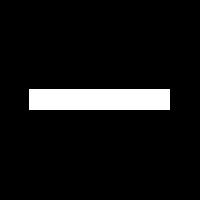
%> input picture fourier_transform/results/images/hor_rect.jpg, 200 x 200 px
$ octave script_rotate.m   (GNU Octave 9; MATLAB toolbox functions it lacks are replaced by stand-ins)
%> lines starting %> are read from the running program, lines starting %| are printed output that depends on the picture
IRect = imread('./results/images/hor_rect.jpg');
%> IRect is the input picture: size 200x200 uint8; min 0, max 255, mean 18.9
FT = figure;
cd results;
% Rotation 45
rot = [cos(45) sin(45) 0; -sin(45) cos(45) 0; 0 0 1];
tform = affine2d(rot);
rotImage = imwarp(IRect,tform);
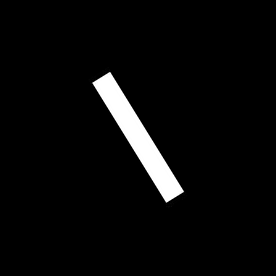
%> rotImage: size 276x276 uint8; min 0, max 255, mean 9.9
imshow(rotImage,'InitialMagnification','fit'),title('rotated-45-rectangle');
saveas(FT, 'rot-45-rect','jpg');
ftImage = fftshift(fft2(rotImage,256,256));
mag = abs(ftImage);
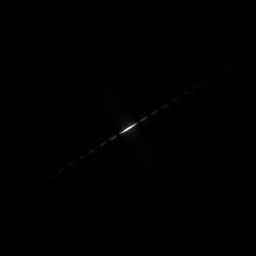
%> mag: size 256x256 double; min 0.0644, max 754423, mean 1549.3; drawn with min black and max white
imagesc(mag),title('magnitude-rot-45-rectangle');
axis off;
%imshow(mag,'InitialMagnification','fit'),title('magnitude-shifted-top-rectangle');
saveas(FT, 'mag-rot-45-rect','jpg');
ang = angle(ftImage);
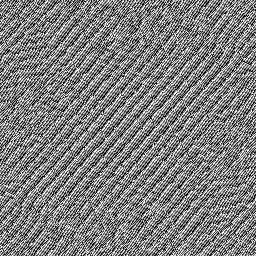
%> ang: size 256x256 double; min -3.14, max 3.14, mean 4.79e-05; drawn with min black and max white
imagesc(ang),title('phase-rot-45-rectangle');
axis off;
saveas(FT, 'phase-rot-45-rect','jpg');

% Rotation 135
rot = [cos(135) sin(135) 0; -sin(135) cos(135) 0; 0 0 1];
tform = affine2d(rot);
rotImage = imwarp(IRect,tform);
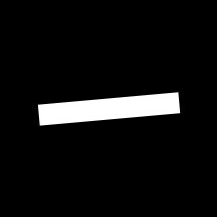
%> rotImage: size 217x217 uint8; min 0, max 255, mean 16
imshow(rotImage,'InitialMagnification','fit'),title('rotated-135-rectangle');
saveas(FT, 'rot-135-rect','jpg');
ftImage = fftshift(fft2(rotImage,256,256));
mag = abs(ftImage);
imagesc(mag),title('magnitude-rot-135-rectangle');
axis off;
%imshow(mag,'InitialMagnification','fit'),title('magnitude-shifted-top-rectangle');
saveas(FT, 'mag-rot-135-rect','jpg');
ang = angle(ftImage);
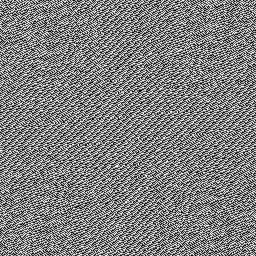
%> ang: size 256x256 double; min -3.14, max 3.14, mean 9.59e-05; drawn with min black and max white
imagesc(ang),title('phase-rot-135-rectangle');
axis off;
saveas(FT, 'phase-rot-135-rect','jpg');
cd ..;
